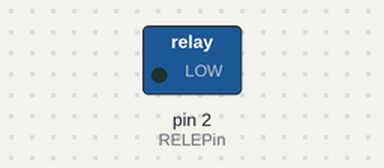
A sketch run on a simulated Arduino Uno, built with avr-gcc and run on an emulated ATmega328P. On the bench: switched loads named in the sketch (green lamp = pin HIGH). Dashed ring = blinking.

Above: at 0.5 s.
Timing chart, 0 to 4.6 s (numbered marks = the images above):
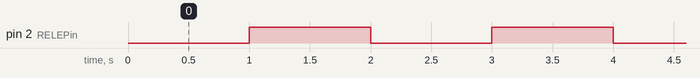

The sketch:

Relevador-29ct21.ino
```cpp
const int RELEPin = 2;
void setup()
{
 pinMode(RELEPin, OUTPUT);
}
void loop()
{
 digitalWrite(RELEPin, LOW);
 delay(1000);
 digitalWrite(RELEPin, HIGH);
 delay(1000);
 }
```

Measured:
- by itself, pin 2 (RELEPin): alternates HIGH for 1.0 s and LOW for 1.0 s
